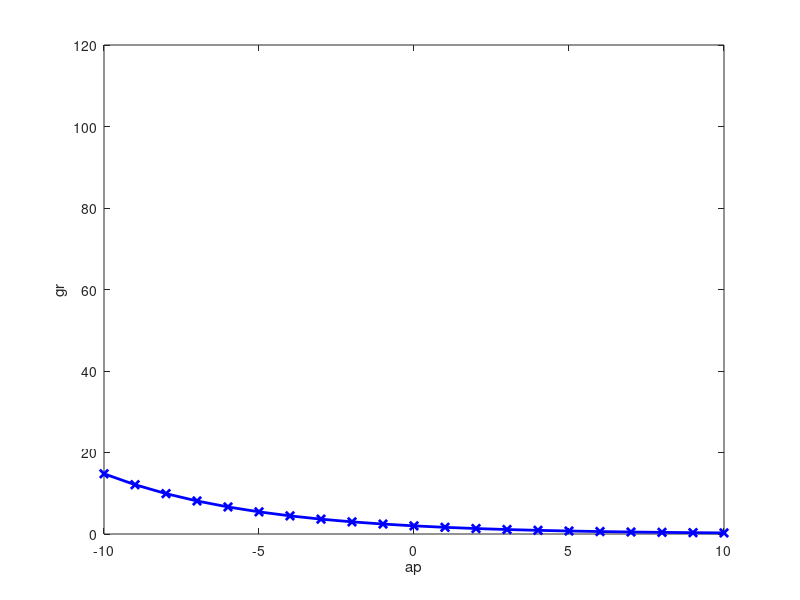

The MATLAB source for this figure:
clear all; clc;

% Replace the strings with the correct numbers
x = -20:1:20; % Replace the strings with the correct numbers
% Calculate the function
y = 2*exp(-0.2*x);
% Plot the function
plot(x,y,'-x','LineWidth', 2, 'Color', 'blue')
xlim([-10 10])
% X label and Y label
xlabel('ap')
ylabel('gr')